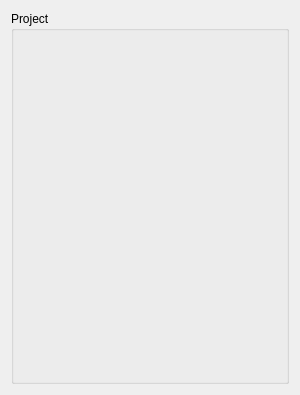
<?xml version="1.0" encoding="UTF-8"?>
<ui version="4.0">
 <class>pview</class>
 <widget class="QWidget" name="pview">
  <property name="geometry">
   <rect>
    <x>0</x>
    <y>0</y>
    <width>300</width>
    <height>395</height>
   </rect>
  </property>
  <property name="minimumSize">
   <size>
    <width>300</width>
    <height>0</height>
   </size>
  </property>
  <property name="maximumSize">
   <size>
    <width>16777215</width>
    <height>16777215</height>
   </size>
  </property>
  <property name="windowTitle">
   <string>pview</string>
  </property>
  <layout class="QVBoxLayout" name="verticalLayout_3">
   <item>
    <widget class="QGroupBox" name="ProjectBox">
     <property name="title">
      <string>Project</string>
     </property>
     <layout class="QVBoxLayout" name="verticalLayout_8"/>
    </widget>
   </item>
  </layout>
 </widget>
 <layoutdefault spacing="6" margin="11"/>
 <resources/>
 <connections/>
</ui>
